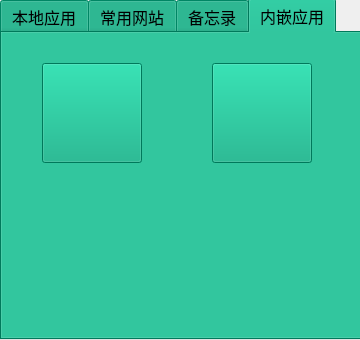
<?xml version="1.0" encoding="UTF-8"?>
<ui version="4.0">
 <class>add</class>
 <widget class="QDialog" name="add">
  <property name="geometry">
   <rect>
    <x>0</x>
    <y>0</y>
    <width>360</width>
    <height>340</height>
   </rect>
  </property>
  <property name="windowTitle">
   <string>应用中心</string>
  </property>
  <widget class="QTabWidget" name="tabWidget">
   <property name="geometry">
    <rect>
     <x>0</x>
     <y>-2</y>
     <width>365</width>
     <height>342</height>
    </rect>
   </property>
   <property name="palette">
    <palette>
     <active>
      <colorrole role="WindowText">
       <brush brushstyle="SolidPattern">
        <color alpha="255">
         <red>0</red>
         <green>0</green>
         <blue>0</blue>
        </color>
       </brush>
      </colorrole>
      <colorrole role="Button">
       <brush brushstyle="SolidPattern">
        <color alpha="255">
         <red>0</red>
         <green>170</green>
         <blue>127</blue>
        </color>
       </brush>
      </colorrole>
      <colorrole role="Light">
       <brush brushstyle="SolidPattern">
        <color alpha="255">
         <red>0</red>
         <green>255</green>
         <blue>191</blue>
        </color>
       </brush>
      </colorrole>
      <colorrole role="Midlight">
       <brush brushstyle="SolidPattern">
        <color alpha="255">
         <red>0</red>
         <green>212</green>
         <blue>159</blue>
        </color>
       </brush>
      </colorrole>
      <colorrole role="Dark">
       <brush brushstyle="SolidPattern">
        <color alpha="255">
         <red>0</red>
         <green>85</green>
         <blue>63</blue>
        </color>
       </brush>
      </colorrole>
      <colorrole role="Mid">
       <brush brushstyle="SolidPattern">
        <color alpha="255">
         <red>0</red>
         <green>113</green>
         <blue>84</blue>
        </color>
       </brush>
      </colorrole>
      <colorrole role="Text">
       <brush brushstyle="SolidPattern">
        <color alpha="255">
         <red>0</red>
         <green>0</green>
         <blue>0</blue>
        </color>
       </brush>
      </colorrole>
      <colorrole role="BrightText">
       <brush brushstyle="SolidPattern">
        <color alpha="255">
         <red>255</red>
         <green>255</green>
         <blue>255</blue>
        </color>
       </brush>
      </colorrole>
      <colorrole role="ButtonText">
       <brush brushstyle="SolidPattern">
        <color alpha="255">
         <red>0</red>
         <green>0</green>
         <blue>0</blue>
        </color>
       </brush>
      </colorrole>
      <colorrole role="Base">
       <brush brushstyle="SolidPattern">
        <color alpha="255">
         <red>255</red>
         <green>255</green>
         <blue>255</blue>
        </color>
       </brush>
      </colorrole>
      <colorrole role="Window">
       <brush brushstyle="SolidPattern">
        <color alpha="255">
         <red>0</red>
         <green>170</green>
         <blue>127</blue>
        </color>
       </brush>
      </colorrole>
      <colorrole role="Shadow">
       <brush brushstyle="SolidPattern">
        <color alpha="255">
         <red>0</red>
         <green>0</green>
         <blue>0</blue>
        </color>
       </brush>
      </colorrole>
      <colorrole role="AlternateBase">
       <brush brushstyle="SolidPattern">
        <color alpha="255">
         <red>127</red>
         <green>212</green>
         <blue>191</blue>
        </color>
       </brush>
      </colorrole>
      <colorrole role="ToolTipBase">
       <brush brushstyle="SolidPattern">
        <color alpha="255">
         <red>255</red>
         <green>255</green>
         <blue>220</blue>
        </color>
       </brush>
      </colorrole>
      <colorrole role="ToolTipText">
       <brush brushstyle="SolidPattern">
        <color alpha="255">
         <red>0</red>
         <green>0</green>
         <blue>0</blue>
        </color>
       </brush>
      </colorrole>
     </active>
     <inactive>
      <colorrole role="WindowText">
       <brush brushstyle="SolidPattern">
        <color alpha="255">
         <red>0</red>
         <green>0</green>
         <blue>0</blue>
        </color>
       </brush>
      </colorrole>
      <colorrole role="Button">
       <brush brushstyle="SolidPattern">
        <color alpha="255">
         <red>0</red>
         <green>170</green>
         <blue>127</blue>
        </color>
       </brush>
      </colorrole>
      <colorrole role="Light">
       <brush brushstyle="SolidPattern">
        <color alpha="255">
         <red>0</red>
         <green>255</green>
         <blue>191</blue>
        </color>
       </brush>
      </colorrole>
      <colorrole role="Midlight">
       <brush brushstyle="SolidPattern">
        <color alpha="255">
         <red>0</red>
         <green>212</green>
         <blue>159</blue>
        </color>
       </brush>
      </colorrole>
      <colorrole role="Dark">
       <brush brushstyle="SolidPattern">
        <color alpha="255">
         <red>0</red>
         <green>85</green>
         <blue>63</blue>
        </color>
       </brush>
      </colorrole>
      <colorrole role="Mid">
       <brush brushstyle="SolidPattern">
        <color alpha="255">
         <red>0</red>
         <green>113</green>
         <blue>84</blue>
        </color>
       </brush>
      </colorrole>
      <colorrole role="Text">
       <brush brushstyle="SolidPattern">
        <color alpha="255">
         <red>0</red>
         <green>0</green>
         <blue>0</blue>
        </color>
       </brush>
      </colorrole>
      <colorrole role="BrightText">
       <brush brushstyle="SolidPattern">
        <color alpha="255">
         <red>255</red>
         <green>255</green>
         <blue>255</blue>
        </color>
       </brush>
      </colorrole>
      <colorrole role="ButtonText">
       <brush brushstyle="SolidPattern">
        <color alpha="255">
         <red>0</red>
         <green>0</green>
         <blue>0</blue>
        </color>
       </brush>
      </colorrole>
      <colorrole role="Base">
       <brush brushstyle="SolidPattern">
        <color alpha="255">
         <red>255</red>
         <green>255</green>
         <blue>255</blue>
        </color>
       </brush>
      </colorrole>
      <colorrole role="Window">
       <brush brushstyle="SolidPattern">
        <color alpha="255">
         <red>0</red>
         <green>170</green>
         <blue>127</blue>
        </color>
       </brush>
      </colorrole>
      <colorrole role="Shadow">
       <brush brushstyle="SolidPattern">
        <color alpha="255">
         <red>0</red>
         <green>0</green>
         <blue>0</blue>
        </color>
       </brush>
      </colorrole>
      <colorrole role="AlternateBase">
       <brush brushstyle="SolidPattern">
        <color alpha="255">
         <red>127</red>
         <green>212</green>
         <blue>191</blue>
        </color>
       </brush>
      </colorrole>
      <colorrole role="ToolTipBase">
       <brush brushstyle="SolidPattern">
        <color alpha="255">
         <red>255</red>
         <green>255</green>
         <blue>220</blue>
        </color>
       </brush>
      </colorrole>
      <colorrole role="ToolTipText">
       <brush brushstyle="SolidPattern">
        <color alpha="255">
         <red>0</red>
         <green>0</green>
         <blue>0</blue>
        </color>
       </brush>
      </colorrole>
     </inactive>
     <disabled>
      <colorrole role="WindowText">
       <brush brushstyle="SolidPattern">
        <color alpha="255">
         <red>0</red>
         <green>85</green>
         <blue>63</blue>
        </color>
       </brush>
      </colorrole>
      <colorrole role="Button">
       <brush brushstyle="SolidPattern">
        <color alpha="255">
         <red>0</red>
         <green>170</green>
         <blue>127</blue>
        </color>
       </brush>
      </colorrole>
      <colorrole role="Light">
       <brush brushstyle="SolidPattern">
        <color alpha="255">
         <red>0</red>
         <green>255</green>
         <blue>191</blue>
        </color>
       </brush>
      </colorrole>
      <colorrole role="Midlight">
       <brush brushstyle="SolidPattern">
        <color alpha="255">
         <red>0</red>
         <green>212</green>
         <blue>159</blue>
        </color>
       </brush>
      </colorrole>
      <colorrole role="Dark">
       <brush brushstyle="SolidPattern">
        <color alpha="255">
         <red>0</red>
         <green>85</green>
         <blue>63</blue>
        </color>
       </brush>
      </colorrole>
      <colorrole role="Mid">
       <brush brushstyle="SolidPattern">
        <color alpha="255">
         <red>0</red>
         <green>113</green>
         <blue>84</blue>
        </color>
       </brush>
      </colorrole>
      <colorrole role="Text">
       <brush brushstyle="SolidPattern">
        <color alpha="255">
         <red>0</red>
         <green>85</green>
         <blue>63</blue>
        </color>
       </brush>
      </colorrole>
      <colorrole role="BrightText">
       <brush brushstyle="SolidPattern">
        <color alpha="255">
         <red>255</red>
         <green>255</green>
         <blue>255</blue>
        </color>
       </brush>
      </colorrole>
      <colorrole role="ButtonText">
       <brush brushstyle="SolidPattern">
        <color alpha="255">
         <red>0</red>
         <green>85</green>
         <blue>63</blue>
        </color>
       </brush>
      </colorrole>
      <colorrole role="Base">
       <brush brushstyle="SolidPattern">
        <color alpha="255">
         <red>0</red>
         <green>170</green>
         <blue>127</blue>
        </color>
       </brush>
      </colorrole>
      <colorrole role="Window">
       <brush brushstyle="SolidPattern">
        <color alpha="255">
         <red>0</red>
         <green>170</green>
         <blue>127</blue>
        </color>
       </brush>
      </colorrole>
      <colorrole role="Shadow">
       <brush brushstyle="SolidPattern">
        <color alpha="255">
         <red>0</red>
         <green>0</green>
         <blue>0</blue>
        </color>
       </brush>
      </colorrole>
      <colorrole role="AlternateBase">
       <brush brushstyle="SolidPattern">
        <color alpha="255">
         <red>0</red>
         <green>170</green>
         <blue>127</blue>
        </color>
       </brush>
      </colorrole>
      <colorrole role="ToolTipBase">
       <brush brushstyle="SolidPattern">
        <color alpha="255">
         <red>255</red>
         <green>255</green>
         <blue>220</blue>
        </color>
       </brush>
      </colorrole>
      <colorrole role="ToolTipText">
       <brush brushstyle="SolidPattern">
        <color alpha="255">
         <red>0</red>
         <green>0</green>
         <blue>0</blue>
        </color>
       </brush>
      </colorrole>
     </disabled>
    </palette>
   </property>
   <property name="font">
    <font>
     <family>新宋体</family>
     <pointsize>12</pointsize>
    </font>
   </property>
   <property name="styleSheet">
    <string notr="true"/>
   </property>
   <property name="currentIndex">
    <number>3</number>
   </property>
   <widget class="QWidget" name="tab_4">
    <property name="font">
     <font>
      <family>Academy Engraved LET</family>
      <pointsize>12</pointsize>
     </font>
    </property>
    <property name="styleSheet">
     <string notr="true"/>
    </property>
    <attribute name="title">
     <string>本地应用</string>
    </attribute>
    <widget class="QPushButton" name="pushButton_IE">
     <property name="geometry">
      <rect>
       <x>40</x>
       <y>30</y>
       <width>100</width>
       <height>100</height>
      </rect>
     </property>
     <property name="styleSheet">
      <string notr="true">border-image: url(:/new/icon/images/6 (1).png);
</string>
     </property>
     <property name="text">
      <string/>
     </property>
     <property name="iconSize">
      <size>
       <width>100</width>
       <height>100</height>
      </size>
     </property>
     <property name="autoRepeatDelay">
      <number>300</number>
     </property>
     <property name="autoRepeatInterval">
      <number>100</number>
     </property>
     <property name="autoDefault">
      <bool>true</bool>
     </property>
     <property name="default">
      <bool>false</bool>
     </property>
    </widget>
    <widget class="QPushButton" name="pushButton_QQ">
     <property name="geometry">
      <rect>
       <x>210</x>
       <y>30</y>
       <width>100</width>
       <height>100</height>
      </rect>
     </property>
     <property name="styleSheet">
      <string notr="true">border-image: url(:/new/icon/images/1 (4).jpg);</string>
     </property>
     <property name="text">
      <string/>
     </property>
    </widget>
    <widget class="QPushButton" name="pushButton_DVD">
     <property name="geometry">
      <rect>
       <x>40</x>
       <y>170</y>
       <width>100</width>
       <height>100</height>
      </rect>
     </property>
     <property name="styleSheet">
      <string notr="true">border-image: url(:/new/icon/images/1 (8).jpg);</string>
     </property>
     <property name="text">
      <string/>
     </property>
    </widget>
    <widget class="QPushButton" name="pushButton_QT">
     <property name="geometry">
      <rect>
       <x>210</x>
       <y>170</y>
       <width>100</width>
       <height>100</height>
      </rect>
     </property>
     <property name="styleSheet">
      <string notr="true">border-image: url(:/new/icon/images/Qt_logo.png);</string>
     </property>
     <property name="text">
      <string/>
     </property>
    </widget>
   </widget>
   <widget class="QWidget" name="tab_6">
    <property name="styleSheet">
     <string notr="true"/>
    </property>
    <attribute name="title">
     <string>常用网站</string>
    </attribute>
    <widget class="QPushButton" name="pushButton_sina">
     <property name="geometry">
      <rect>
       <x>40</x>
       <y>170</y>
       <width>100</width>
       <height>100</height>
      </rect>
     </property>
     <property name="styleSheet">
      <string notr="true">border-image: url(:/new/icon/images/1 (2).jpg);</string>
     </property>
     <property name="text">
      <string/>
     </property>
    </widget>
    <widget class="QPushButton" name="pushButton_baidu">
     <property name="geometry">
      <rect>
       <x>210</x>
       <y>170</y>
       <width>100</width>
       <height>100</height>
      </rect>
     </property>
     <property name="styleSheet">
      <string notr="true">border-image: url(:/new/icon/images/1 (7).jpg);</string>
     </property>
     <property name="text">
      <string/>
     </property>
    </widget>
    <widget class="QPushButton" name="pushButton_qqcom">
     <property name="geometry">
      <rect>
       <x>40</x>
       <y>30</y>
       <width>100</width>
       <height>100</height>
      </rect>
     </property>
     <property name="styleSheet">
      <string notr="true">border-image: url(:/new/icon/images/1 (5).jpg);</string>
     </property>
     <property name="text">
      <string/>
     </property>
    </widget>
    <widget class="QPushButton" name="pushButton_taobao">
     <property name="geometry">
      <rect>
       <x>210</x>
       <y>30</y>
       <width>100</width>
       <height>100</height>
      </rect>
     </property>
     <property name="styleSheet">
      <string notr="true">border-image: url(:/new/icon/images/1 (3).jpg);</string>
     </property>
     <property name="text">
      <string/>
     </property>
    </widget>
   </widget>
   <widget class="QWidget" name="tab_7">
    <attribute name="title">
     <string>备忘录</string>
    </attribute>
    <widget class="QPushButton" name="pushButton_NotePad">
     <property name="geometry">
      <rect>
       <x>40</x>
       <y>30</y>
       <width>100</width>
       <height>100</height>
      </rect>
     </property>
     <property name="styleSheet">
      <string notr="true">border-image: url(:/new/icon/images/681741.png);</string>
     </property>
     <property name="text">
      <string/>
     </property>
    </widget>
   </widget>
   <widget class="QWidget" name="tab_8">
    <property name="styleSheet">
     <string notr="true"/>
    </property>
    <attribute name="title">
     <string>内嵌应用</string>
    </attribute>
    <widget class="QPushButton" name="pushButton_snake">
     <property name="geometry">
      <rect>
       <x>40</x>
       <y>30</y>
       <width>100</width>
       <height>100</height>
      </rect>
     </property>
     <property name="styleSheet">
      <string notr="true">border-image: url(:/new/icon/images/3.jpg);</string>
     </property>
     <property name="text">
      <string/>
     </property>
    </widget>
    <widget class="QPushButton" name="pushButton_yaojiang">
     <property name="geometry">
      <rect>
       <x>210</x>
       <y>30</y>
       <width>100</width>
       <height>100</height>
      </rect>
     </property>
     <property name="styleSheet">
      <string notr="true">border-image: url(:/new/icon/images/d.jpg);</string>
     </property>
     <property name="text">
      <string/>
     </property>
    </widget>
   </widget>
  </widget>
 </widget>
 <resources/>
 <connections/>
</ui>
